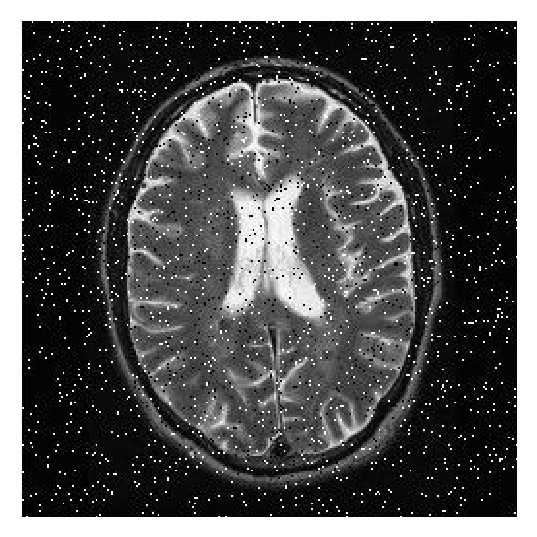
#> input picture 12. OpenCV - Part 6/noisy_mri.jpg, 537 x 537 px
$ jupyter execute --allow-errors '12. OpenCV - Part 6.ipynb'
#> lines starting #> are read from the running program, lines starting #| are printed output that depends on the picture; after the words box and inside, x2 and y2 are one past the last pixel; in counts of white or black regions, pixels touching at a corner belong together
# OpenCV - Part 6

- Basic Morphological Transform (Eroding & Dilating)
- Advance Morphological Transform (Opening, Closing, & Morphological Gradient)
- Morphological Operation (Structuring Element)

[cell 1]
import cv2
import matplotlib.pyplot as plt
import numpy as np

### Basic Morphological Transform (Eroding & Dilating)

- A set of operations that process images based on shapes.
- Morphological operations apply a structuring element to an input image and generate an output image.
- Usecase :
    - Removing noise
    - Isolation of individual elements and joining disparate elements in an image.
    - Finding of intensity bumps or holes in an image

#### Dilation
- This operations consists of convolving an image $A$ with some **kernel** ($B$), which can have any shape or size, usually a **square** or **circle**.
- The kernel $B$ has a defined **anchor point**, usually being the center of the kernel.
- As the kernel $B$ is scanned over the image, we compute the maximal pixel value overlapped by $B$ and **replace** the image pixel in the **anchor point** position with that **maximal value**.
- This maximizing operation causes **bright regions** within an image to **"grow"** (therefore the name dilation). <br>
</img>
</img> <br>
<span style="width:100px; padding:5px;">Original Image</span>
<span style="width:100px; padding:5px;">Dilation Image</span>
- Dilation function `cv2.dilate(img, kernel, anchor, iterations)`
- Where :
    - `img` : Input image
    - `kernel` : kernel matrix (ndarray), created using `np.ones()` or `cv2.getStructuringElement()`
    - `anchor` : Evaluated pixel value on the kernel position, default (-1, -1) as Center of kernel.
    - `iterations` : Number of times dilation aplied to input image.

#### Erosion
- This operation  computes a **local minimum** over the area of given kernel.
- As the kernel $B$ is scanned over the image, we compute the minimal pixel value overlapped by $B$ and replace the image pixel under the **anchor point** with that **minimal value**.<br>
</img>
</img> <br>
<span style="width:100px; padding:5px;">Original Image</span>
<span style="width:100px; padding:5px;">Erosion Image</span>
- Eroding function `cv2.erode(img, kernel, anchor, iterations)`
- Where :
    - `img` : Input image
    - `kernel` : kernel matrix (ndarray), created using `np.ones()` or `cv2.getStructuringElement()`
    - `anchor` : Evaluated pixel value on the kernel position, default (-1, -1) as Center of kernel.
    - `iterations` : Number of times erotion aplied to input image.

[cell 2]
frame = np.zeros((20,20),np.uint8)
cv2.circle(frame, (5,5), 3, (255,255,255), -1, cv2.LINE_AA)
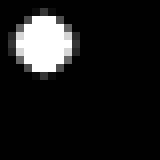
#> frame: shape (20, 20) (shown 8 times larger); min 0, max 255, mean 26.1
cv2.circle(frame, (14,14), 3, (255,255,255), -1, cv2.LINE_AA)
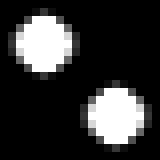
#> frame: shape (20, 20) (shown 8 times larger); 14.25% of pixels changed, all inside (x1, y1, x2, y2) = (10, 10, 19, 19)
plt.imshow(frame, cmap="gray")

- create **square kernel**

[cell 3]
kernel = np.ones((3,3),np.uint8)
print(kernel)

[cell 4]
dilate = cv2.dilate(frame.copy(), kernel, iterations = 4)
plt.imshow(dilate, cmap="gray")
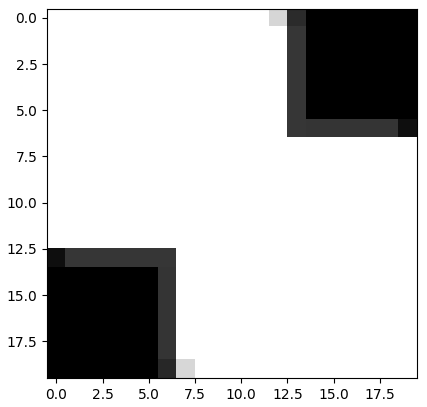
#> figure drawn by matplotlib, 1 panel

[cell 5]
kernel = np.ones((3,3),np.uint8)
print(kernel)

[cell 6]
eroding = cv2.erode(frame.copy(), kernel, iterations = 1)
plt.imshow(eroding, cmap="gray")
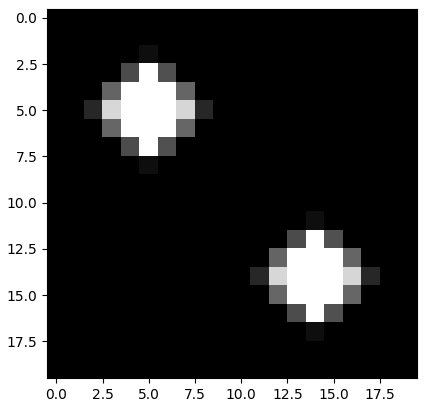
#> figure drawn by matplotlib, 1 panel

### Denoising Citra MRI menggunakan Eroding

- Penggunaan `cv2.erode()` + square kernel mirip dengan `cv2.blur()`

[cell 7]
img = cv2.imread('noisy_mri.jpg')
#> img is the input picture: shape (537, 537, 3); min 0, max 255, mean 82.8
gray = cv2.cvtColor(img, cv2.COLOR_BGR2GRAY)

kernel = np.ones((3,3),np.uint8)
erosion = cv2.erode(gray, kernel, iterations = 1)
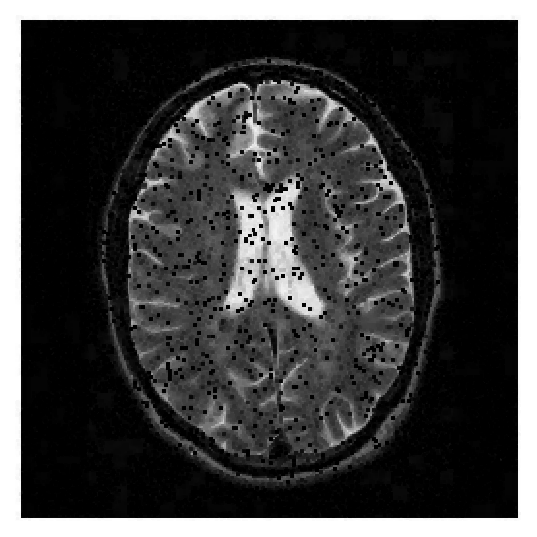
#> erosion: shape (537, 537); min 0, max 255, mean 64.1

cv2.imshow("Erosion", erosion)
cv2.imshow("Original", img)
cv2.waitKey(0)
cv2.destroyAllWindows()

## Fixing Broken Character menggunakan Dilating

[cell 8]
img = cv2.imread('Broker_Char.png')
#> (the rest of this cell did not finish here and is left out)

- Menambahkan Trackbar

[cell 9]
iteration = 1
kernel_size = 3
title_window = "Ditation Image"

def on_trackbar_iteration(val):
    if val > 0 :
        global iteration
        iteration = val
        kernel = np.ones((kernel_size,kernel_size),np.uint8)
        dilating = cv2.dilate(thresh, kernel, iterations = iteration)
        cv2.imshow(title_window, dilating)

def on_trackbar_kernel_size(val):
    if val > 0 :
        global kernel_size
        kernel_size = val
        kernel = np.ones((kernel_size,kernel_size),np.uint8)
        dilating = cv2.dilate(thresh, kernel, iterations = iteration)
        cv2.imshow(title_window, dilating)


img = cv2.imread('Broker_Char.png')

cv2.namedWindow(title_window)
cv2.createTrackbar('kernel', title_window , 3, 10, on_trackbar_kernel_size)
cv2.createTrackbar('iteration', title_window , 1, 10, on_trackbar_iteration)

#> (the rest of this cell did not finish here and is left out)

### Task

- define kernel (numpy ones)
- Apply eroding untuk menghilangkan dot puih (noise)
- Apply dilating untuk menyempurnakan karakter (menyambungkan gap)
- Apply Eroding kembali agar ukuranya kembali normal
- Atur iterasi pada eroding dan dilating agar dapat sesuai seperti berikut :
<br>
</img>

[cell 10]
# --- Jawaban ----
#
#
#

[cell 11]
img = cv2.imread('Noised_Broken_Char.png')
#> (the rest of this cell did not finish here and is left out)

___
## Advance Morphological Transform
### Opening, Closing, & Morphological Gradient

- Advance Morphological Transform use `cv2.morphologyEx(img, morphological_type, kernel, iterations)`
- where :
    - `img` : input image
    - `morphological_type` :
        - **Opening** : `cv2.MORPH_OPEN` (**erosion followed by dilation**. It is useful in **removing noise**.)<br>
        </img>
        - **Closing** : `cv2.MORPH_CLOSE` (**Dilation followed by Erosion**. It is useful in **closing small holes** inside the foreground objects)<br>
        </img>
        - **Morphological Gradient** : `cv2.MORPH_GRADIENT` (The result will look like the outline of the object.)<br>
        </img>
    - `kernel` : kernel matrix (ndarray), created using np.ones() or cv2.getStructuringElement()
    - `iterations` : Number of times method (opening/closing/Gradient) aplied to input image.

#### Opening & Closing

- Implementation Opening on Noisy MRI Image
- Object scale after opening similar to original

[cell 12]
img = cv2.imread('noisy_mri.jpg')
gray = cv2.cvtColor(img, cv2.COLOR_BGR2GRAY)

kernel = np.ones((3,3),np.uint8)
opening = cv2.morphologyEx(gray, cv2.MORPH_OPEN, kernel, iterations=1)
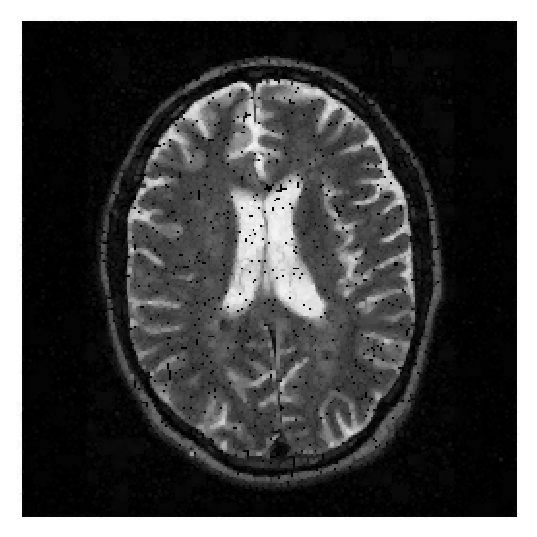
#> opening: shape (537, 537); min 0, max 255, mean 73.3

cv2.imshow("Opening", opening)
cv2.imshow("Original", img)
cv2.waitKey(0)
cv2.destroyAllWindows()

- Implementation Closing on Broken Char Image
- Object scale after closing similar to original

[cell 13]
img = cv2.imread('Broken_Char_2.png')
#> (the rest of this cell did not finish here and is left out)

- Implementation Opening and Closing on Noised & Broken Char Image
    - remove noise using opening
    - join the gap using closing

[cell 14]
img = cv2.imread('Noised_Broken_Char.png')
#> (the rest of this cell did not finish here and is left out)

#### Morphological Gradient
- Because dilation and erosion mostly affect the pixels that are close to the boundary between the foreground and background, their difference generally yields the boundary and thus this is used for **edge detection and segmentation tasks**.

[cell 15]
img = cv2.imread('Char.png')
#> (the rest of this cell did not finish here and is left out)

#### Implementasi Morphological Gradient | **Tackling non-uniform illumination in images**

- Using Simple Thresholding

[cell 16]
img = cv2.imread('StrukBelanja.png')
#> (the rest of this cell did not finish here and is left out)

- Simple Thresholding (Binary)

- Simple Thresholding (To Zero)

- Using Morphological Gradient

[cell 17]
img = cv2.imread('StrukBelanja.png')
#> (the rest of this cell did not finish here and is left out)

- Morphological Gradient

- Implementasi Pada Fingerprint image with non-uniform illumination

[cell 18]
img = cv2.imread('Fingerprint.png')
img = cv2.bitwise_not(img)
#> (the rest of this cell did not finish here and is left out)

### Task :

- read image `number_plate.jpg`
- apply morphological gradient, kernel 3x3, iteration 1
- apply tozero thresholding, threshold = 100, maxVal = 255
- find contour method RETR_EXTERNAL, mode CHAIN_APPROX_NONE
- draw contour, color red, thicness 1 <br>
</img>

[cell 19]
# ------ Jawaban ------
#
#
#

[cell 20]
img = cv2.imread('number_plate.jpg')

#> (the rest of this cell did not finish here and is left out)

___

## Morhological Operation | Structuring Element

- method `cv2.getStructuringElement (shape, ksize, anchor)`
- where :
    - `shape`:
        - `cv2.MORPH_RECT` : a rectangular structuring element
        ```
       [[1, 1, 1, 1, 1],
       [1, 1, 1, 1, 1],
       [1, 1, 1, 1, 1],
       [1, 1, 1, 1, 1],
       [1, 1, 1, 1, 1]]
        ```
        - `cv2.MORPH_CROSS` : a cross-shaped structuring element
        ```
       [[0, 0, 1, 0, 0],
       [0, 0, 1, 0, 0],
       [1, 1, 1, 1, 1],
       [0, 0, 1, 0, 0],
       [0, 0, 1, 0, 0]]
        ```
        - `cv2.MORPH_ELLIPSE` : an elliptic structuring element
        ```
       [[0, 0, 1, 0, 0],
       [1, 1, 1, 1, 1],
       [1, 1, 1, 1, 1],
       [1, 1, 1, 1, 1],
       [0, 0, 1, 0, 0]]
        ```
    - `ksize` : tuple of kernel size, (3,3)
    - `anchor` : Evaluated pixel value on the kernel position, default (-1, -1) as Center of kernel.

[cell 21]
cv2.getStructuringElement(cv2.MORPH_RECT, (5, 5))

[cell 22]
cv2.getStructuringElement(cv2.MORPH_CROSS, (9, 9))

[cell 23]
cv2.getStructuringElement(cv2.MORPH_ELLIPSE, (9, 9))

[cell 24]
img = cv2.imread('Broker_Char.png')
#> (the rest of this cell did not finish here and is left out)

[cell 25]
kernel

### Removing staff line from musical sheet (no balok)

[cell 26]
img = cv2.imread("not_balok.png")
#> (the rest of this cell did not finish here and is left out)

[cell 27]
ret, thresh = cv2.threshold(gray, 100, 255, cv2.THRESH_BINARY)
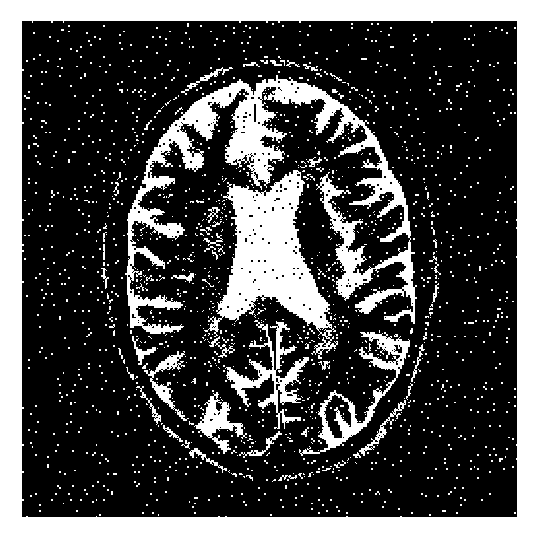
#> thresh: shape (537, 537); 29% white; 1633 white regions (1588 under 20 px), largest, box (x1, y1, x2, y2) and area: (0, 0, 537, 537) 42938, (125, 75, 417, 334) 15580, (204, 170, 338, 359) 9906

cv2.imshow("Binary", thresh)
cv2.waitKey(0)
cv2.destroyAllWindows()
